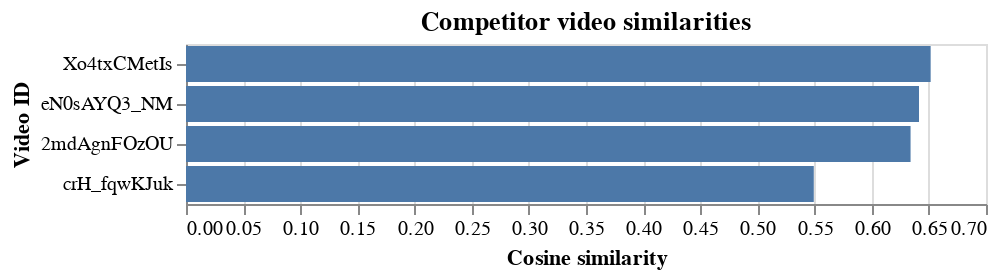

Here is the notebook cell this chart was saved with:
### Code cell
def plot_similar_videos(df: pd.DataFrame):
    #df = pd.read_json("../../data/transcript_data.json")
    df = pd.DataFrame(transcripts.apply(lambda x: " ".join(x))).rename_axis("vid")
    df.reset_index(inplace=True)
    df.columns = ["vid", "text"]
    own, competitor = df.iloc[0, 1], df.drop(index=[0])
    competitor["Cosine similarity"] = competitor.apply(lambda x: 
                                                       glove.n_similarity(x.text.split(), 
                                                                          own), axis=1)

    chart = alt.Chart(competitor).mark_bar().encode(
        x="Cosine similarity",
        y=alt.Y("vid",
            sort="-x",
        title="Video ID")
    ).properties(
        title="Competitor video similarities"
    )

    return chart

### Figure 1 — Vega-Lite specification as saved in the notebook (floating-point values rounded to 4 significant figures)
{"config": {"view": {"continuousWidth": 400, "continuousHeight": 300}}, "data": {"name": "data-73e908d79aa086786e98c86bafac6022"}, "mark": "bar", "encoding": {"x": {"field": "Cosine similarity", "type": "quantitative"}, "y": {"field": "vid", "sort": "-x", "title": "Video ID", "type": "nominal"}}, "title": "Competitor video similarities", "$schema": "https://vega.github.io/schema/vega-lite/v4.17.0.json", "datasets": {"data-73e908d79aa086786e98c86bafac6022": [{"vid": "2mdAgnFOzOU", "text": "is this is the only toy that he likes it's so annoying because they're so messy and I have like Palm leaves all over the house [Applause] hi my name is Cassie Randolph and this is Rose oh we got a little meow and this is Gus it's good and you guys might know me from The Bachelor years ago my mom started fostering cats we would have them from when they were like four days old we'd have to bottle feed them you wake up like every two hours in the night first ones that we ever did that with were Rose and her brother Axel who my sister has Rose and we kind of trade them back and forth sometimes because we're we just love both of them we still kept fostering cats and I fostered Gus want to come say hi this is where he usually is all day long on my lap and they fight over me Gus loves attention and he is always in the middle of everything and Rose is very chill and laid back and she just likes to sleep a lot I think having two cats especially when they're younger is really important really helps them learn like etiquette I guess I feel like that's why they're good because they have each other to not like know not to bite too hard or not to scratch or and you kind of they need a playmate so for Gus plays on his own because Rose sleeps he bothers Rose this is the only toy that he likes it's so annoying because they're so messy and I have like Palm leaves all over the house I think the cats definitely run this house they dictate like when I leave the doors open when I have to come home this blanket is strictly for them I don't even use it I don't even really like it but they need it I think it's so important to Foster cats just because there's so many cats that need homes out there it's really sad they'll be living in these shelters and they need a home but I have to be careful when I Foster because I always end up keeping at least one so I've cut myself off for a while it might start again though I love it I just think having a cat in the house makes the house feel like a home there's just something about having like little animals running around that makes it feel so homey when I'm stressed and they're like calling me I'm like it takes everything else out of my mind or it's just nice to have a distraction from things sometimes or feel like something depends on you I don't have kids so I have cats Cassie it's time for would you rather would you rather be a dog or a cat rather be a dog or a cat I would definitely rather be a cat I don't think anyone would be surprised by that would you rather be able to read Gus and Rose's minds or never have to clean their litter box again I think I'd rather read their minds because I'm trying to get this litter robot litter box and I feel like that will really make it would you rather eat your cat's food for a month or sleep in their bed for a month oh they don't they sleep in my bed instead of sleep in their bed for sure would you rather let Gus be president for a day or Rose be president for a day I think Rose has more of a level head on her shoulders for sure Rose [Music] okay so we finally have Rose I had to go find her she's basking in the sun outside this is a living room this is probably the room we're in the most then I have all of their toys out on display Rose doesn't like to play as much as Gus she likes like little laser toys which I had one and it just broke Gus on the other hand I'll buy all these toys for him and he just wants to play with the Palm prom foreign I also bought these scratchers they love this scratcher and you can flip it over and put catnip in it and stuff and they love it um this one I thought it looked really cute um but they unfortunately don't like it as much as the other one should I try and put them in the stroller but sometimes they'll just like I'll find them sitting in here and I'm like do you want to go on a walk come here [Music] and then I'll zip them up usually I'll zip them up and then we can go on walks around the neighborhood and then that's when I look like the ultimate cat lady Rose it's fun you like this she's like where am I why am I in here this is the atrium this is our little outdoor space and the cats because they're not outdoor cats I like to let them have like a little bit of outdoor Freedom um so they'll come out here and bask in the sun Gus sometimes tries to scratch the wood on the floor and I'm like I don't know at least he scratches the wood and not my furniture this is where they nap this is their nap Zone in the warm sun with the breeze I wish I was a cat like every day because that's this is all they do they nap 18 hours a day okay so now it's time for tricks for charity and today we are donating to Kitty of angels which is actually where I fostered gusts from so it's very special to me they're a no-kill cat and kitten rescue we're gonna do some tricks for them or try to and since we have the palm fronds Gus is most likely going to do everything I I say ready Gus choose the palm frond ready guess spin in a circle look at you ready fight the Palm frogs [Music] ready guys wag your tail wag your tail there we go good job okay I think that's all the picks we got for a cat for today okay guys thank you so much for coming and hanging out with me and Gus and Rose um if you guys want to follow me on Instagram my handle is Cassie Randolph and also if you guys want to support a good cause for cats my sister and my friend Chandler have a little non-profit called house cat and they sell a bunch of really cute things and all of the profits go to different shelters all right Gus let's say goodbye leave your little paws it's not having it [Music]", "Cosine similarity": 0.634}, {"vid": "Xo4txCMetIs", "text": "laughs [Music] laughs that is hilarious you are so sure did you do that no [Music] no oh my goodness okay let's go come on Tonka come [Music] on [Music] and not believe my eyes Tilly [Music] [Laughter] [Music] oh my God he's got it by the jaw now hey you're a strong color oh oh oh Hazel [Music] thank you you're done with them kids [Music] are you over then you're finished I understand you want to come out it's like what about the babies [Music] what do you need you need to be tucked in [Music] foreign [Music] foreign [Music] [Laughter] oh hello business manager what what's going on are you mad at me foreign I gave you Kirby but that's my friend you have to be nice no biting okay no fine nobody and Kirby oh stop doing that stop if you don't want it leave it alone [Music] hey guys how's it going yeah you might be causing me some trouble guys you might have to get out [Music] what is he doing just bring it down good boy oh oh she got you that was rude huh [Music] [Applause] [Music] the most dangerous animal on this planet a violent creature filled with hateful thoughts laughs [Music] laughs [Music]                                                                                                       ", "Cosine similarity": 0.6516}, {"vid": "eN0sAYQ3_NM", "text": "foreign [Music] [Music] unbelievable [Music] no [Music] oh my God look at the pause [Music] this was completed [Music] foreign [Music] [Music] foreign [Music] what the heck are you doing Isabella this is the counter you're not allowed up there [Music] Isabella [Music] foreign [Music]                                                                                                                                                    ", "Cosine similarity": 0.6414}, {"vid": "crH_fqwKJuk", "text": "foreign [Music] it's me [Music] sliding down the stairs doesn't remedy yet [Music] foreign [Music] [Music] [Applause] [Music] [Music] foreign [Music] [Music] thank you [Music] foreign [Music]                                                                                                                                                        ", "Cosine similarity": 0.5493}]}}
